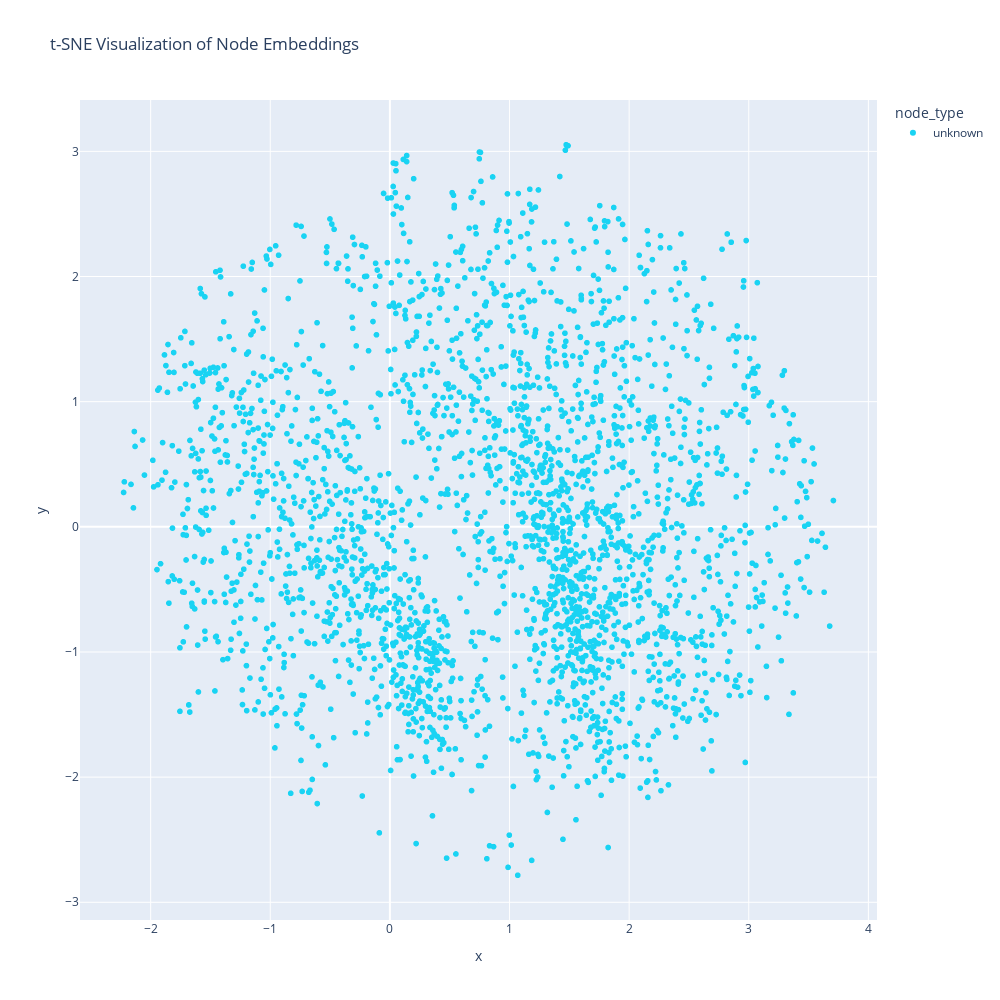

Notebook code for this chart:
### Code cell
# -------------------------------
# Step 1: Extract embeddings and node info from the graph
# -------------------------------
embedding_list = []  # List to store embedding vectors
node_ids = []        # List to store node IDs
node_types = []      # List to store node types (e.g., article, chunk, etc.)

# Iterate over all nodes in the graph G
for node, data in G_wsage.nodes(data=True):
    if "SAGE_embedding" in data:
        if type(data["SAGE_embedding"]) == dict:
            embedding_list.append(data["SAGE_embedding"].get("SAGE_embedding"))
            node_ids.append(node)
            node_types.append(data.get("type", "unknown"))
        else:
            embedding_list.append(data["SAGE_embedding"])
            node_ids.append(node)
            node_types.append(data.get("type", "unknown"))


# Check how many embeddings were extracted
print(f"Extracted embeddings from {len(embedding_list)} nodes.")

# -------------------------------
# Step 2: Convert embeddings to a numpy array
# -------------------------------
embeddings_array = np.array(embedding_list)
print(f"Embeddings array shape: {embeddings_array.shape}")

# -------------------------------
# Step 3: Apply t-SNE to reduce the embeddings to 2D
# -------------------------------
tsne = TSNE(n_components=2, random_state=42, perplexity=1000)
embeddings_2d = tsne.fit_transform(embeddings_array)
print("t-SNE transformation complete.")

# -------------------------------
# Step 4: Create a DataFrame with the 2D coordinates and node information
# -------------------------------
df_tsne = pd.DataFrame(embeddings_2d, columns=['x', 'y'])
df_tsne['node_id'] = node_ids
df_tsne['node_type'] = node_types

# -------------------------------
# Step 5: Create an interactive scatter plot using Plotly
# -------------------------------
color_map = {
    "article": "blue",
    "author": "red",
    "source": "green",
    "category": "orange",
    "chunk": "purple"
}

fig = px.scatter(
    df_tsne,
    x='x',
    y='y',
    color='node_type',
    color_discrete_map=color_map,
    hover_data=['node_id', 'node_type'],
    title="t-SNE Visualization of Node Embeddings",
    width=1000,
    height=1000
)
fig.show()

### Figure 1 — Plotly figure (JSON) as saved in the notebook; plotly's stock layout.template omitted (floating-point values rounded to 4 significant figures; data arrays with more than 128 entries replaced by an {"elided": "..."} marker saying what was removed)
{"data": [{"customdata": {"elided": "2620x2 mixed values"}, "hovertemplate": "node_type=%{customdata[1]}<br>x=%{x}<br>y=%{y}<br>node_id=%{customdata[0]}<extra></extra>", "legendgroup": "unknown", "marker": {"color": "#19d3f3", "symbol": "circle"}, "mode": "markers", "name": "unknown", "showlegend": true, "type": "scattergl", "x": {"elided": "2620 float values"}, "xaxis": "x", "y": {"elided": "2620 float values"}, "yaxis": "y"}], "layout": {"height": 1000, "legend": {"title": {"text": "node_type"}, "tracegroupgap": 0}, "title": {"text": "t-SNE Visualization of Node Embeddings"}, "width": 1000, "xaxis": {"anchor": "y", "domain": [0, 1], "title": {"text": "x"}}, "yaxis": {"anchor": "x", "domain": [0, 1], "title": {"text": "y"}}}}
